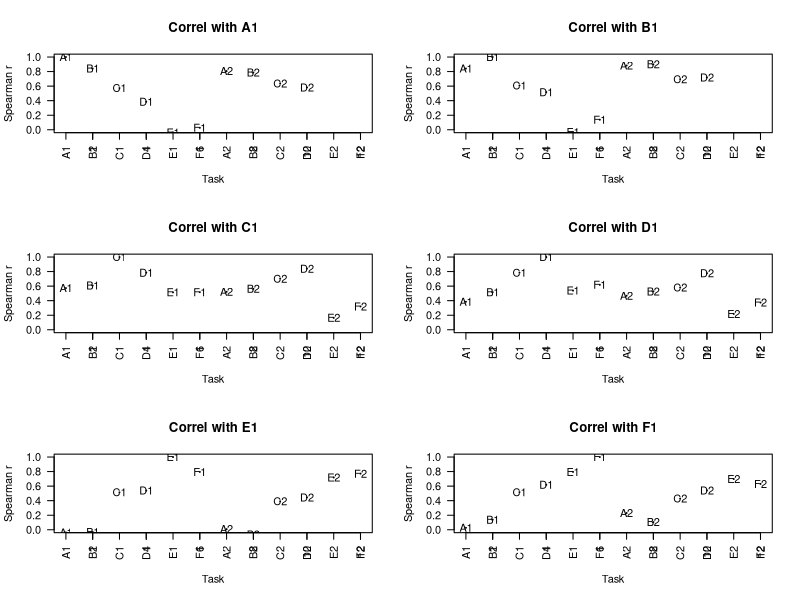
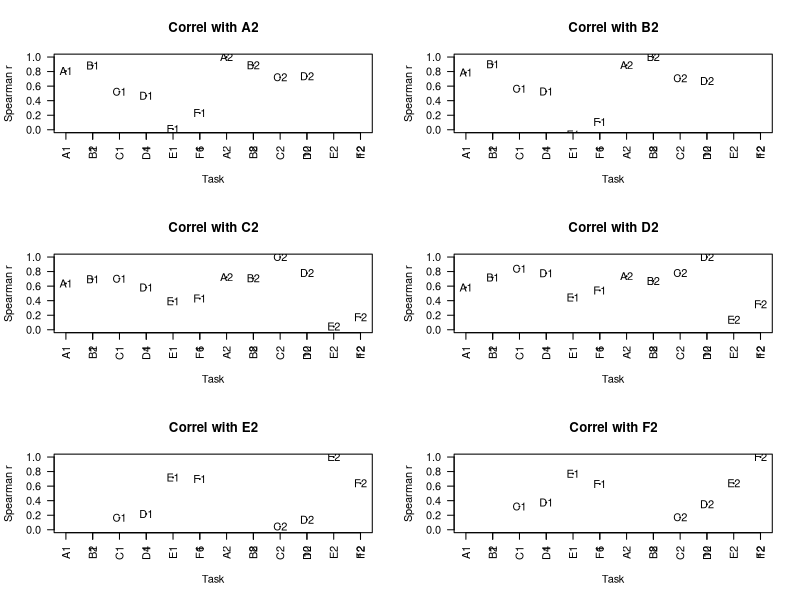

The R script that drew these images, in order:
#Simulating LI data to check on correlation patterns
#Started DVM Bishop, 25th October 2017


library(Hmisc) #for correlations


##########################################################################
#check how many combinations of possible tasks 
#(This is separate from rest of script -just to confirm how many possibilities)
x=1:6  #N tasks
m=3  #N tasks that each person does
combn(x, m, FUN = NULL) #To see all combinations
##########################################################################

myN<-20 #specify N subjects for each sample
bigN<-10000 #specify size of population to sample from

##########################################################################
#Generate bigN random normal deviates :these simulate frontal and for posterior bias
#These corresponding to the underlying, unmeasured laterality bias for bigN people in the population
#Usually we'd have mean 0 and SD 1, but I've specified mean 1 and SD 1 for both posterior and frontal, 
#to reflect population bias to L
#This won't affect correlations but may be useful later on if we want to simulate means for different tasks
#Or if we want to simulate situation with different degrees of bias.


frontL<-rnorm(bigN,1,1) #laterality distribution frontal
postL<-rnorm(bigN,1,1) #laterality distribution posterior - independent in this case from frontL
##########################################################################

#Each task now specified as a weighted sum of frontL, postL, and error term.

#First, create blank dataframe with NAs to hold simulated data for bigN cases
alltask<-data.frame(matrix(rep(NA,bigN*12),nrow=bigN) )
mylabel=c('A1','B1','C1','D1','E1','F1','A2','B2','C2','D2','E2','F2')
colnames(alltask)<-mylabel

#Next specify the weightings and error for each task - can change these.
#We will assume we have 2 tasks predominantly frontal, 2 predom posterior and 2 equal
#For each type of task, one has a bigger error term and one smaller
#NB all these options can be altered.

#mywts has one col per task; row 1 is front wt, row 2 is post wt, row 3 is error
#these are set to sum to one.

mywts<-matrix(c(.7,.7,.35,.35,0,0,
                0,.0,.35,.35,.7,.7,
                .3,.3,.3,.3,.3,.3),byrow=TRUE,nrow=3)

#We now use these weights to simulate data for 2 runs with each task
thiscol<-0 #zero the counter for columns
for (j in 1:2){
for (i in 1:6){
 thiscol<-thiscol+1 #increment to next column
 alltask[,thiscol]<-mywts[1,i]*frontL+mywts[2,i]*postL+mywts[3,i]*rnorm(bigN,0,1)
}
}

nrun<-1000 #N runs of simulation
#create dataframe to hold all the correlations, so we can see how variable from run to run
allr<-data.frame(matrix(rep(NA,nrun*66),nrow=nrun) )
colnames(allr)<-c('A1.B1','A1.C1','A1.D1','A1.E1','A1.F1',
                  'A1.A2','A1.B2','A1.C2','A1.D2','A1.E2','A1.F2',
                  'B1.C1','B1.D1','B1.E1','B1.F1',
                  'B1.A2','B1.B2','B1.C2','B1.D2','B1.E2','B1.F2',
                  'C1.D1','C1.E1','C1.F1',
                  'C1.A2','C1.B2','C1.C2','C1.D2','C1.E2','C1.F2',
                  'D1.E1','D1.F1',
                  'D1.A2','D1.B2','D1.C2','D1.D2','D1.E2','D1.F2',
                  'E1.F1',
                  'E1.A2','E1.B2','E1.C2','E1.D2','E1.E2','E1.F2',
                  'F1.A2','F1.B2','F1.C2','F1.D2','F1.E2','F1.F2',
                  'A2.B2','A2.C2','A2.D2','A2.E2','A2.F2',
                  'B2.C2','B2.D2','B2.E2','B2.F2',
                  'C2.D2','C2.E2','C2.F2',
                  'D2.E2','D2.F2',
                  'E2.F2')

for (j in 1:nrun)
{
#Now sample myN cases from the population
alltask.N<-alltask[sample(bigN,myN),]

#Now compute Spearman correlations between tasks within our sample
#Hmisc package has options for Spearman/Pearson. They will be v similar for normal data
#but later if we want to simulate non-normal data, we will need spearman.
mycorrs<-rcorr(as.matrix(alltask.N), type="spearman") 
mycorrs<-mycorrs$r #we just want the correlations and not the p-values that rcorr generates
mycorrs<-data.frame(mycorrs)
allr[j,]<-c(mycorrs[1,2:12],mycorrs[2,3:12],mycorrs[3,4:12],mycorrs[4,5:12],mycorrs[5,6:12],
            mycorrs[6,7:12],mycorrs[7,8:12],mycorrs[8,9:12],mycorrs[9,10:12],mycorrs[10,11:12],mycorrs[11,12])
}

#just save and plot the last one
mycorrs<-cbind(1:12,mycorrs) #add a serial set of numbers so we can plot easily
colnames(mycorrs)<-c('X',mylabel)
par( mfrow = c( 3, 2 ) )
for (i in 2:13){
  mytitle<-paste('Correl with',colnames(mycorrs[i]))
  label2<-mylabel
  thislabel<-paste0(mylabel,colnames(mycorrs[i]))
  par(las=2)
plot(mycorrs[,1],mycorrs[,i],main=mytitle,type='p',
     xlab='Task',ylab='Spearman r',cex=.1,ylim=c(0,1))
axis(1, at=1:12, labels=mylabel)

text(mycorrs[,1],mycorrs[,i],
     label=mylabel)
}


rmeans<-apply(allr,2,mean)
